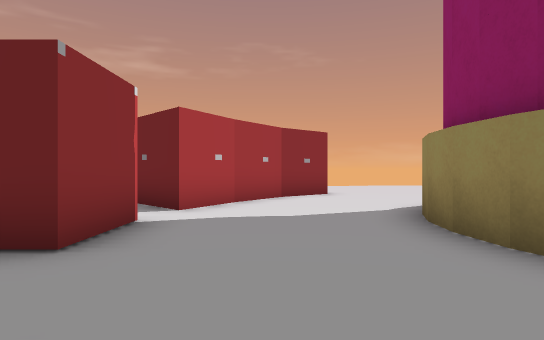
View 1 (above)

21 first-person views from a walk through a scene from a Unity 3-D project. The camera is 0.35 m above the floor, looks level and sees 75° across. The floor is counted in squares, 0.5 m on a side. Each view is taken from the middle of a square. On the plan, view 1 faces up. The plan holds only what a view shows up to about 11 squares ahead; the rest is blank. The place goes on beyond the plan.

View 2
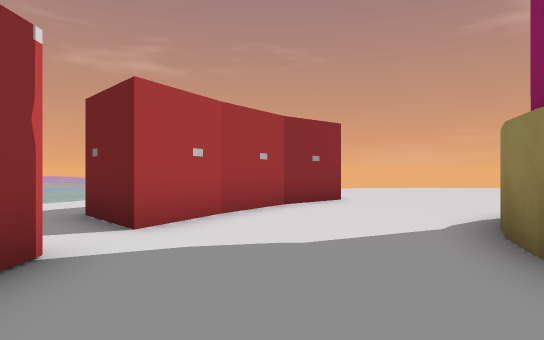

View 3
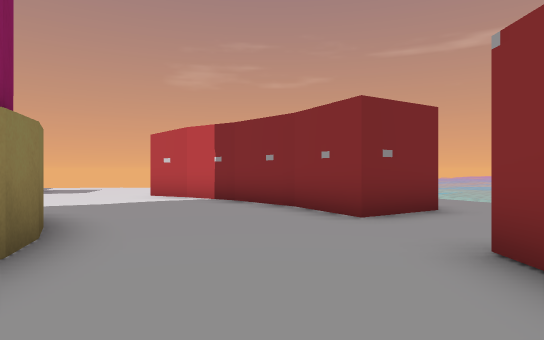

View 4
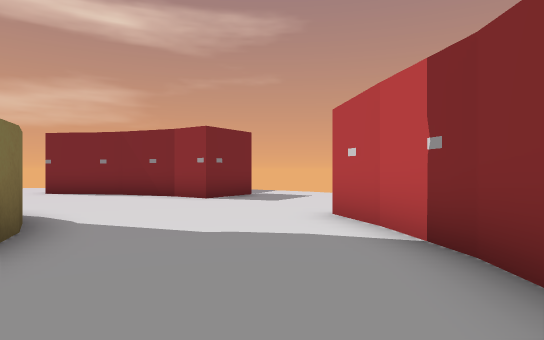

View 5
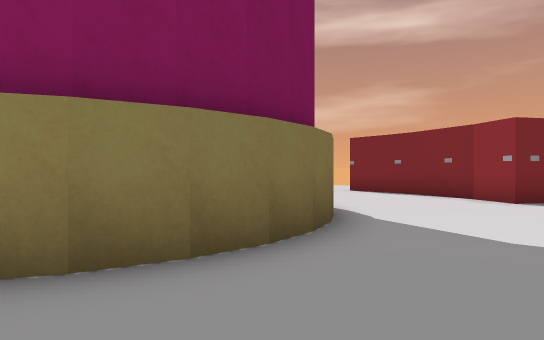

View 6
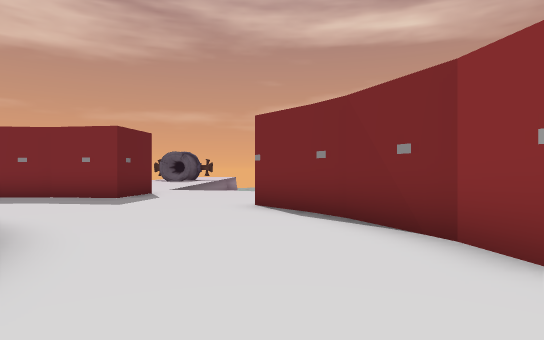

View 7
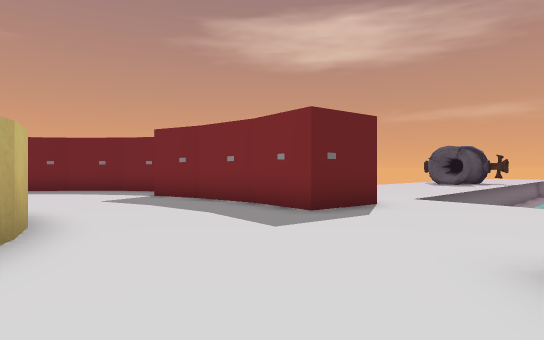

View 8
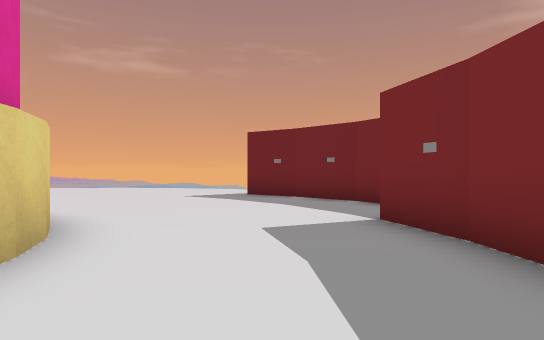

View 9
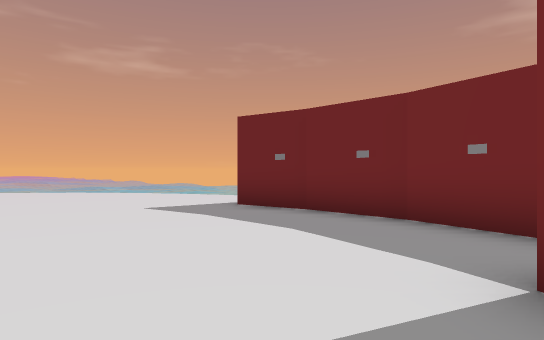

View 10
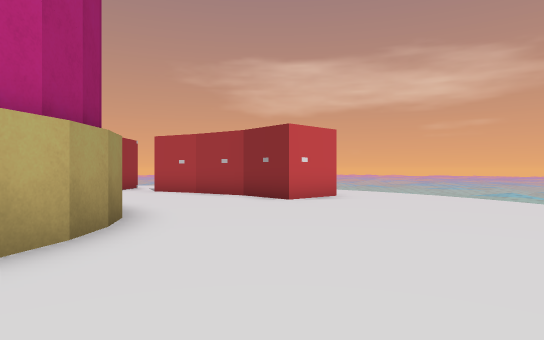

View 11
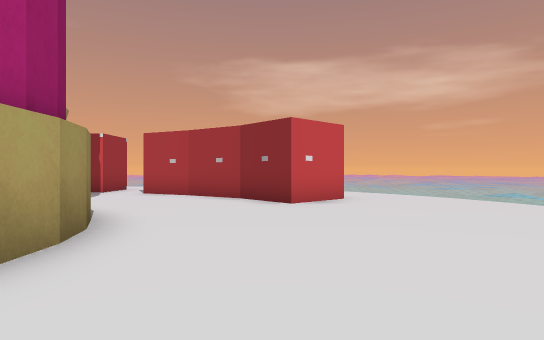

View 12
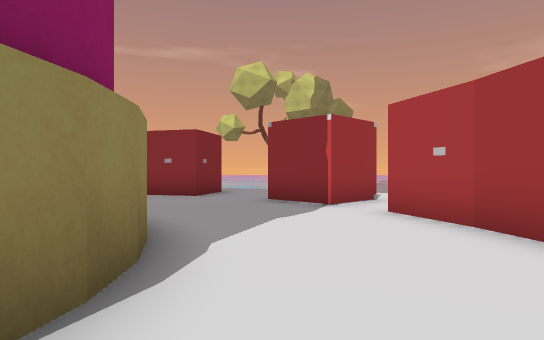

View 13
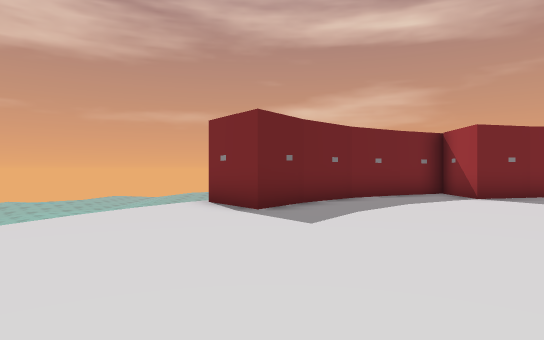

View 14
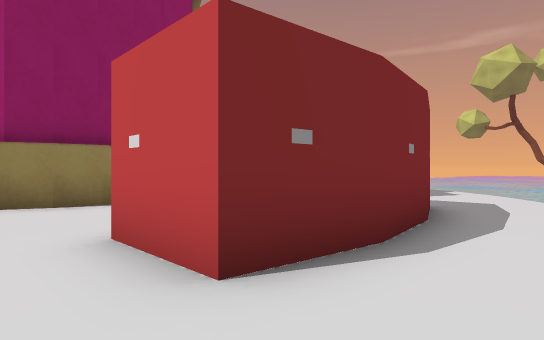

View 15
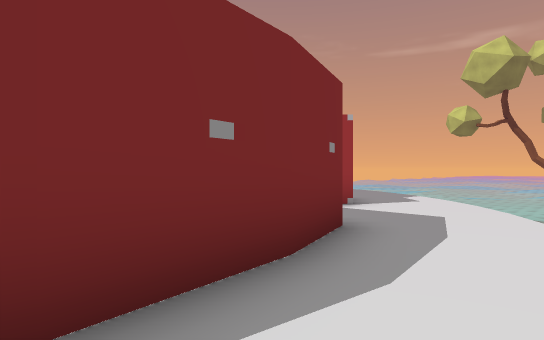

View 16
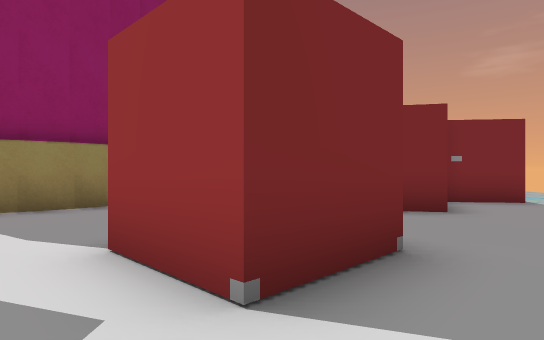

View 17
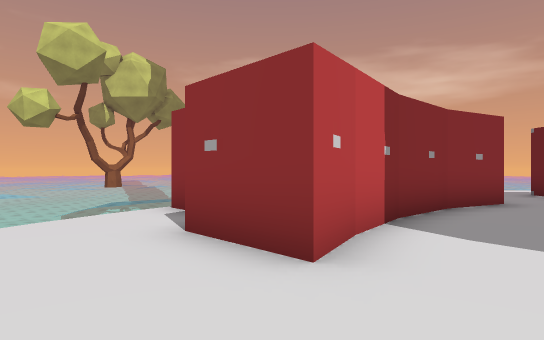

View 18
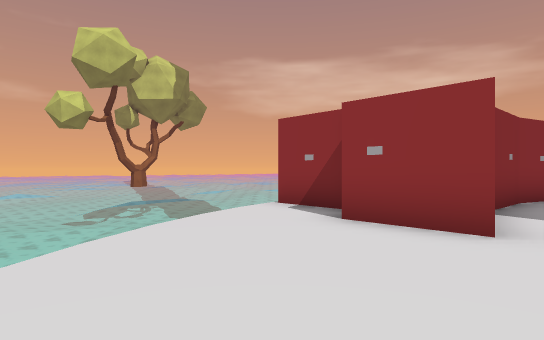

View 19
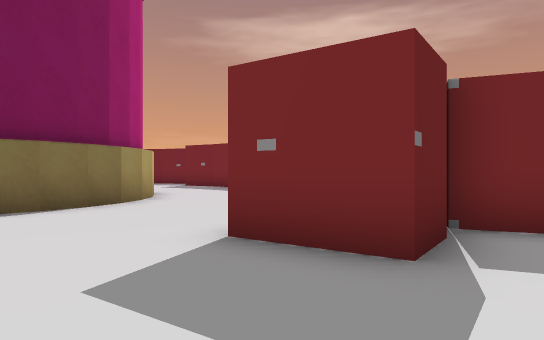

View 20
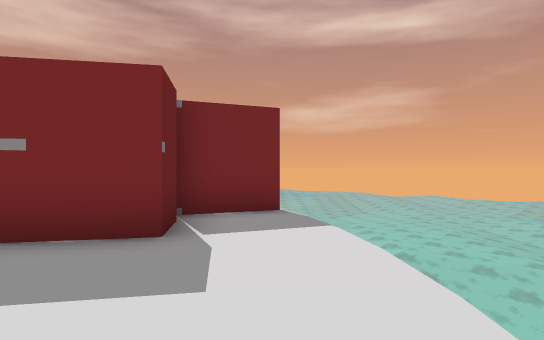

View 21
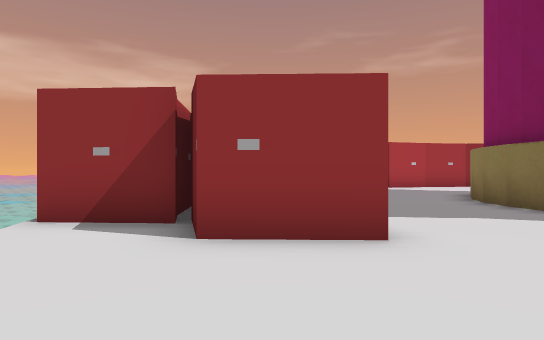

### Floor plan
Key: @ floor where view 1 was taken; # wall or solid block; x gap in a wall; . floor; v drop or lower ground; O other object.
Columns run from 6 left of view 1 to 19 right of it. Each row starts with its distance up from view 1.
 16           vvvvv
 15        v........vv
 14      v.............v
 13     v.............##
 12     ..............##
 11    ..###...........##
 10   ...###............##
  9  v..###..............#
  8  ...##.....###.......#
  7 v...##...###    ....###
  6 v...x....#     #....#
  5 v..OO...##     ##...#
  4 v.O O...#       #...#
  3 v.OOO...##     ##...#   ..
  2 v........#     #....###...
  1  ........### ###........
  0   ..##@....###.........v
 -1   ..###................v
 -2   ..####..........#.
 -3   v######.......###
 -4      #####....###
 -5       #.#.....###
 -6      x........##O
 -7       vv........O
 -8          vvvvvvv

Where each view was taken, in squares from view 1:
view 1: 0 up, 0 right, facing up
view 2: 2 up, 0 right, facing up
view 3: 6 up, 0 right, facing down
view 4: 1 up, 0 right, facing down-right
view 5: 1 up, 0 right, facing right
view 6: 2 down, 5 right, facing right
view 7: 2 down, 9 right, facing up-right
view 8: 2 up, 12 right, facing up
view 9: 5 up, 12 right, facing up
view 10: 10 up, 10 right, facing left
view 11: 10 up, 9 right, facing left
view 12: 9 up, 4 right, facing down-left
view 13: 12 up, 5 right, facing right
view 14: 14 up, 0 right, facing down
view 15: 12 up, 2 left, facing down
view 16: 6 up, 5 left, facing down-right
view 17: 4 down, 6 right, facing left
view 18: 6 down, 7 right, facing left
view 19: 7 down, 5 right, facing up-right
view 20: 7 down, 4 right, facing right
view 21: 7 down, 5 right, facing up-left
